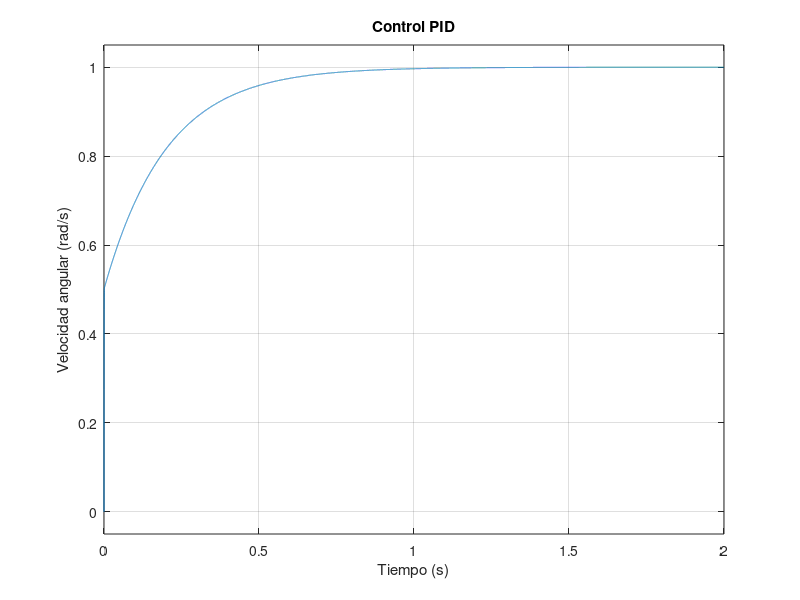

This chart was generated by the following MATLAB code: (Note: this script raises an error after producing the figure.)
%% ═══════════════════════════════════════════════════════
%  PID Motor Control — MATLAB Simulation
%  Gonzalo Gallego Gomez — EEBE UPC
%  Modelo derivado desde ecuaciones físicas del motor DC
%% ═══════════════════════════════════════════════════════

clear; clc; close all;

%% ── 1. PARÁMETROS FÍSICOS DEL MOTOR ─────────────────────
% Parte eléctrica
R = 2.0;        % Resistencia del bobinado (Ohm)
L = 0.0005;     % Inductancia del bobinado (H)

% Parte mecánica
J = 0.00002;    % Inercia del rotor (kg·m²)
b = 0.0001;     % Fricción viscosa (N·m·s/rad)

% Constante del motor (Ke = Kt = K para motor DC imán permanente)
K = 0.02;       % Constante de par y fcem (V·s/rad)

%% ── 2. FUNCIÓN DE TRANSFERENCIA DEL MOTOR ───────────────
% G(s) = K / [(Ls + R)(Js + b) + K²]
%
% Expandiendo el denominador:
% (Ls + R)(Js + b) = LJ·s² + (Lb + RJ)·s + Rb
% + K² en el término independiente

% Coeficientes del numerador: [K]
num = [K];

% Coeficientes del denominador: [LJ, Lb+RJ, Rb+K²]
den = [L*J, (L*b + R*J), (R*b + K^2)];

% Creamos la función de transferencia en laplace
motor = tf(num, den);

disp('═══════════════════════════════════════')
disp('Función de transferencia del motor:')
disp('═══════════════════════════════════════')
display(motor)

%% ── 3. DISEÑO DEL CONTROLADOR PID ───────────────────────
% Empezamos con valores iniciales y los iremos ajustando
% Método: prueba y error guiado por la respuesta al escalón

Kp = 0.05;   % Ganancia proporcional
Ki = 0.3;   % Ganancia integral
Kd = 0.002;    % Ganancia derivativa

% Creamos el controlador PID
PID = pid(Kp, Ki, Kd);

%% ── 4. SISTEMA EN BUCLE CERRADO ──────────────────────────
% Conectamos el PID con el motor en bucle cerrado
% feedback() cierra el bucle con retroalimentación unitaria
system_P   = feedback(pid(Kp, 0, 0) * motor, 1);
system_PI  = feedback(pid(Kp, Ki, 0) * motor, 1);
system_PID = feedback(PID * motor, 1);

%% ── 5. RESPUESTA AL ESCALÓN ──────────────────────────────
% El escalón unitario simula dar una orden de velocidad
% al motor de golpe (de 0 a setpoint instantáneamente)

t = 0:0.0001:2;  % Vector de tiempo: 0 a 2 segundos, paso 1ms

figure('Name', 'PID Motor Control — Step Response', ...
       'Position', [100 100 1000 600]);

% ── Controlador P ──
subplot(1,3,1);
step(system_P, t);
title('Control P');
xlabel('Tiempo (s)');
ylabel('Velocidad angular (rad/s)');
grid on;

% ── Controlador PI ──
subplot(1,3,2);
step(system_PI, t);
title('Control PI');
xlabel('Tiempo (s)');
ylabel('Velocidad angular (rad/s)');
grid on;

% ── Controlador PID ──
subplot(1,3,3);
step(system_PID, t);
title('Control PID');
xlabel('Tiempo (s)');
ylabel('Velocidad angular (rad/s)');
grid on;

sgtitle('Comparación P vs PI vs PID — Motor DC JGA25-370', ...
        'FontSize', 14, 'FontWeight', 'bold');

%% ── 6. MÉTRICAS DE RENDIMIENTO ───────────────────────────
% Extraemos automáticamente los indicadores clave de cada controlador

info_P   = stepinfo(system_P);
info_PI  = stepinfo(system_PI);
info_PID = stepinfo(system_PID);

disp(' ')
disp('═══════════════════════════════════════════════════════')
disp('              MÉTRICAS DE RENDIMIENTO')
disp('═══════════════════════════════════════════════════════')
fprintf('%-25s %10s %10s %10s\n', 'Métrica', 'P', 'PI', 'PID');
disp('───────────────────────────────────────────────────────')
fprintf('%-25s %10.4f %10.4f %10.4f\n', 'Tiempo de subida (s)',   info_P.RiseTime,      info_PI.RiseTime,      info_PID.RiseTime);
fprintf('%-25s %10.4f %10.4f %10.4f\n', 'Tiempo de establecim.(s)',info_P.SettlingTime,  info_PI.SettlingTime,  info_PID.SettlingTime);
fprintf('%-25s %10.2f %10.2f %10.2f\n', 'Sobreoscilación (%%)',    info_P.Overshoot,     info_PI.Overshoot,     info_PID.Overshoot);
disp('═══════════════════════════════════════════════════════')
